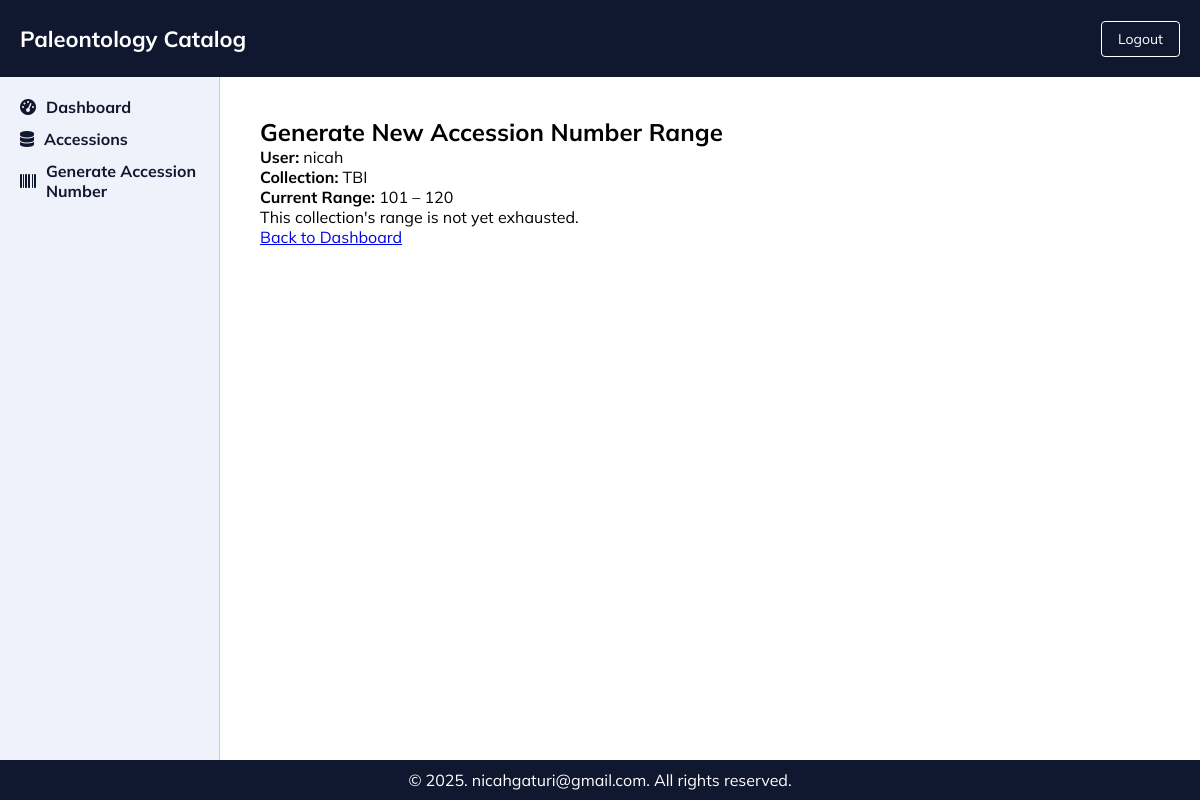
/collection/2/generate-range/ (signed in), run on the app's committed database.
### PaleoApp/models.py (models this page shows, shortened)
class Collection(models.Model):
    name = models.CharField(max_length=100)
    abbreviation = models.CharField(max_length=10, blank=True, null=True)
    start_range = models.PositiveIntegerField(null=True, blank=True)
    end_range = models.PositiveIntegerField(null=True, blank=True)

### PaleoApp/views.py (the view, shortened to what this page needs)
# urls.py: path('collection/<int:collection_id>/generate-range/', views.generate_new_range, name='generate_new_range'),
@login_required(login_url='login')
def generate_new_range(request, collection_id):
    collection = get_object_or_404(Collection, id=collection_id)
    last_used_number = AccessionNumber.objects.filter(collection=collection).aggregate(
        Max('number'))['number__max'] or (collection.start_range - 1)
    is_range_full = last_used_number >= collection.end_range
    return render(request, 'PaleoApp/generate_new_range.html', {
        'collection': collection,
        'is_range_full': is_range_full,
        'user': request.user
    })

### PaleoApp/templates/PaleoApp/generate_new_range.html
{% extends "base.html" %}
{% load static %}
{% block content %}
<h2>Generate New Accession Number Range</h2>
<p><strong>User:</strong> {{ user.username }}</p>
<p><strong>Collection:</strong> {{ collection.name }}</p>
<p><strong>Current Range:</strong> {{ collection.start_range }} – {{ collection.end_range }}</p>
{% if is_range_full %}
    <form method="post">
        {% csrf_token %}
        <button type="submit" class="btn btn-primary">Generate New Range</button>
    </form>
{% else %}
    <div class="alert alert-info">
        This collection's range is not yet exhausted.
    </div>
{% endif %}
<a href="{% url 'PaleoApp:dashboard' %}" class="btn btn-secondary mt-3">Back to Dashboard</a>
{% endblock %}

### PaleoApp/static/css/style.css (style rules this page uses)
* { padding: 0; margin: 0; box-sizing: border-box; font-family: 'Mulish', sans-serif; transition: 0.3s all ease-in-out; }
html, body { height: 100%; }
body { display: flex; flex-direction: column; background-color: #fff; }

### data on the page
Collection: name "TBI", start_range "101", end_range "120"

### other printed values
{{ user.username }} "nicah"
